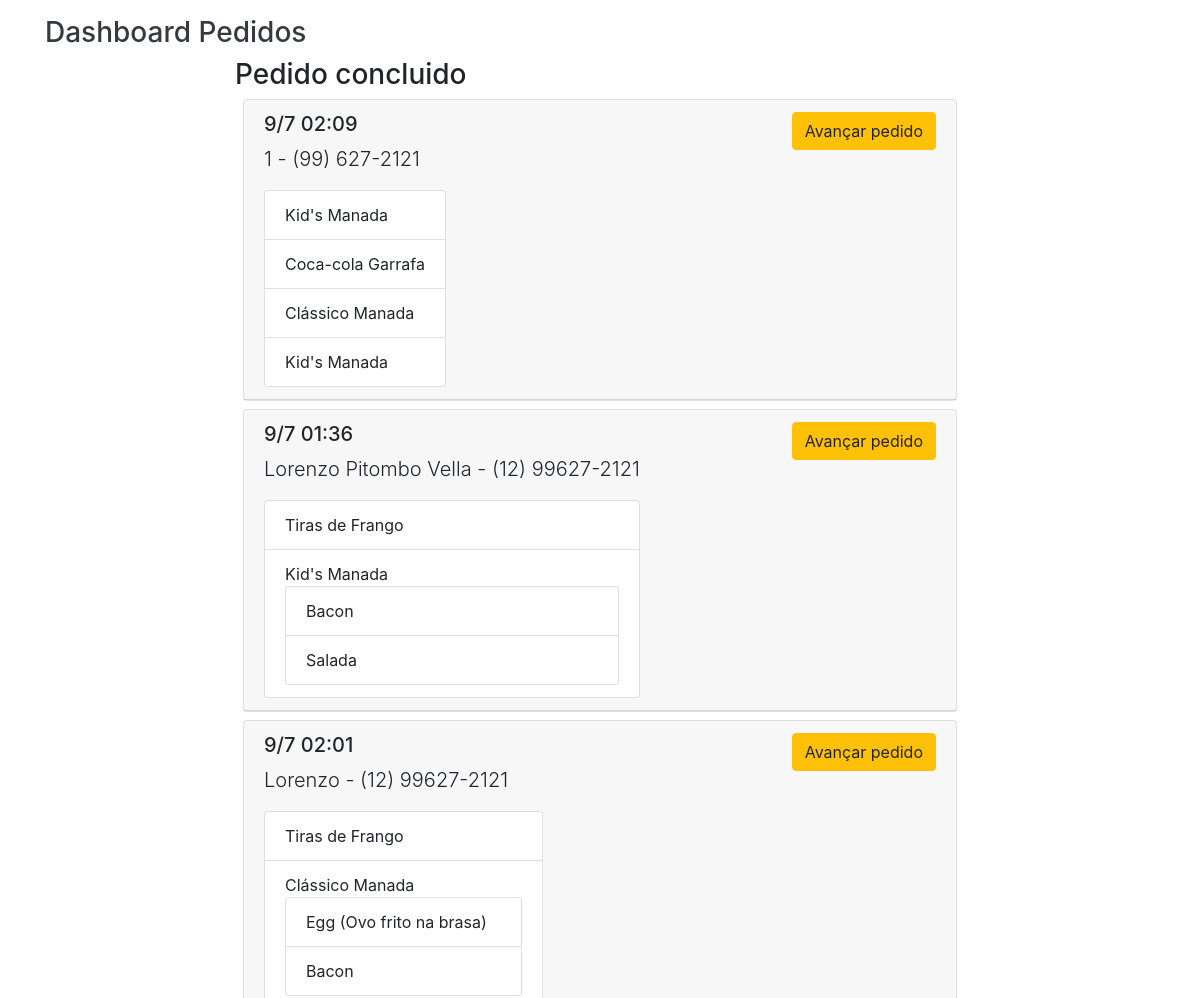
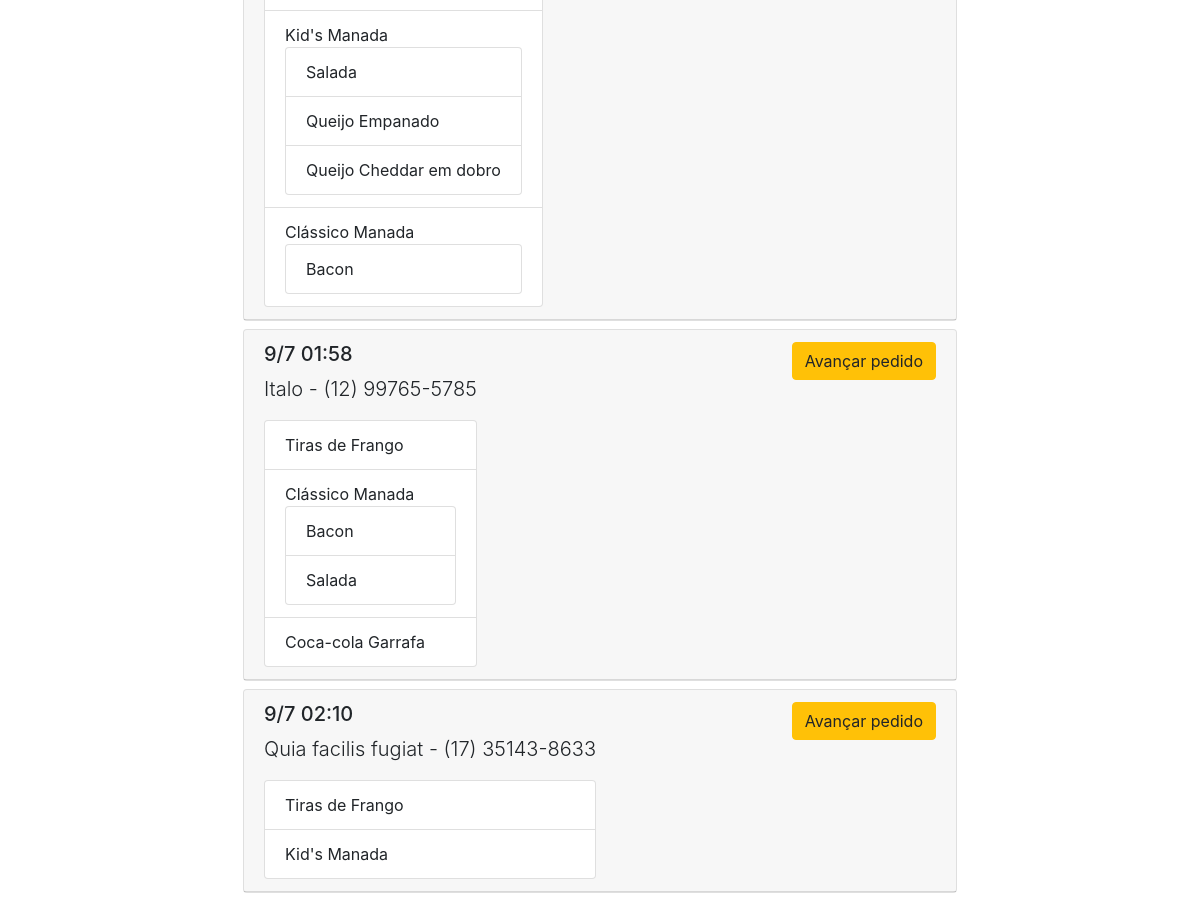
The page /pedidos/pedidos/carrinho/ (signed in) on the database its author committed (2 pictures, top to bottom).
### Manada/pedidos/models.py (models this page shows, shortened)
class carrinho(models.Model):
    statusDoCarrinho = [("0","Pedido não-concluido pelo cliente"),("1","Pedido enviado ao restaurante"),("2","Pedido em preparo"),("3","Pedido concluido")]
    telefone = models.CharField(max_length=30)
    created = models.DateTimeField(auto_now_add=True, editable=False)
    last_updated = models.DateTimeField(auto_now=True, editable=False)
    nome = models.CharField(max_length=50)
    status = models.CharField(max_length=30, choices = statusDoCarrinho, default="0")
    class Meta:
        pass
    def __str__(self):
        return str(self.pk)

class itemDoCarrinho(models.Model):
    referenciaOpcionais = models.ManyToManyField(opcionais, related_name='itemdocarrinho')
    referenciaCardapio = models.ForeignKey("pedidos.cardapio", on_delete=models.CASCADE, related_name = 'item')
    referenciaCarrinho = models.ForeignKey("pedidos.carrinho", on_delete=models.CASCADE, related_name='item')
    last_updated = models.DateTimeField(auto_now=True, editable=False)
    created = models.DateTimeField(auto_now_add=True, editable=False)
    class Meta:
        pass

class cardapio(models.Model):
    tiposDoCardapio = (("Lanches","Lanches"), ("Bebidas","Bebidas"),("Porções","Porções"))
    last_updated = models.DateTimeField(auto_now=True, editable=False)
    preco = models.DecimalField(decimal_places=2, max_digits=5)
    nome = models.CharField(max_length=100)
    created = models.DateTimeField(auto_now_add=True, editable=False)
    tipoDoItem = models.CharField(max_length=30, choices = tiposDoCardapio)
    descricao = models.CharField(max_length=250)
    imagem = models.URLField(blank= True)
    class Meta:
        pass

class opcionais(models.Model):
    tiposDoCardapio = (("Lanches","Lanches"), ("Bebidas","Bebidas"),("Porções","Porções"))
    last_updated = models.DateTimeField(auto_now=True, editable=False)
    created = models.DateTimeField(auto_now_add=True, editable=False)
    nome = models.CharField(max_length=100)
    preco = models.DecimalField(decimal_places=2, max_digits=5)
    tipoDoItem = models.CharField(max_length=30, choices = tiposDoCardapio)
    class Meta:
        pass

### Manada/pedidos/views.py (the view)
# urls.py: path("pedidos/carrinho/", staff_member_required(views.carrinhoListView.as_view()), name="pedidos_carrinho_list"),
class carrinhoListView(generic.ListView):
    model = models.carrinho
    form_class = forms.carrinhoForm
    def get_queryset(self):
        return self.model.objects.exclude(status="0")

### Manada/templates/pedidos/carrinho_list.html
{% extends "base.html" %}
{% block content %}
<div class="container">
  <div class="row">
    <div class="col-md-12">
      <div class="row mt-3">
        <div class="col-md-8">
          <h3>
            <div class="text-decoration-none text-dark">Dashboard Pedidos</div>
          </h3>
        </div>
      </div>
    </div>
  </div>
	<div class="row">
		<div class="col-md-8 mx-auto">
    {% for obj in object_list|dictsort:"status" %}
      {% ifchanged %}
      <h3>{{obj.get_status_display}}</h3>
      {% endifchanged %}
      <div class="card m-2">
        <div class="card-header">
          <div class="d-flex float-right">
            <div><a href="{% url 'pedidos_carrinho_status' obj %}" class="btn btn-warning">Avançar pedido</a></div>
          </div>
          <div class="d-flex flex-column float-left">
            <div class="d-flex align-items-start flex-column">
              <h5>{{obj.last_updated|date:"j/n H:i"}}</h5>
              <p class="lead">{{obj.nome}} - {{obj.telefone}}</p>
            </div>
            <ul class="list-group">
              {% for item in obj.item.all  %}
                <li class="list-group-item">{{item.referenciaCardapio.nome}}
                {% if item.referenciaOpcionais %}
                  <ul class="list-group">
                    {% for opt in item.referenciaOpcionais.all  %}
                      <li class="list-group-item">{{opt.nome}}</li>
                    {% endfor %}
                  </ul>
                  </li>
                {% else %}
                  </li>
                {% endif %}
              {% endfor %}
            </ul>
          </div>
        </div>
      </div>
    {% endfor %}
		</div>
	</div>
</div>
{% endblock %}

### rows shown on the page
carrinho: status "Pedido concluido", last_updated "9/7 02:09", nome "1", telefone "(99) 627-2121"
itemDoCarrinho: referenciaCardapio.nome "Kid's Manada"
itemDoCarrinho: referenciaCardapio.nome "Coca-cola Garrafa"
itemDoCarrinho: referenciaCardapio.nome "Clássico Manada"
itemDoCarrinho: referenciaCardapio.nome "Kid's Manada"
carrinho: last_updated "9/7 01:36", nome "Lorenzo Pitombo Vella", telefone "(12) 99627-2121"
itemDoCarrinho: referenciaCardapio.nome "Tiras de Frango"
itemDoCarrinho: referenciaCardapio.nome "Kid's Manada"
opcionais: nome "Bacon"
opcionais: nome "Salada"
carrinho: last_updated "9/7 02:01", nome "Lorenzo", telefone "(12) 99627-2121"
itemDoCarrinho: referenciaCardapio.nome "Tiras de Frango"
itemDoCarrinho: referenciaCardapio.nome "Clássico Manada"
opcionais: nome "Egg (Ovo frito na brasa)"
itemDoCarrinho: referenciaCardapio.nome "Kid's Manada"
opcionais: nome "Queijo Empanado"
opcionais: nome "Queijo Cheddar em dobro"
itemDoCarrinho: referenciaCardapio.nome "Clássico Manada"
carrinho: last_updated "9/7 01:58", nome "Italo", telefone "(12) 99765-5785"
itemDoCarrinho: referenciaCardapio.nome "Tiras de Frango"
itemDoCarrinho: referenciaCardapio.nome "Clássico Manada"
itemDoCarrinho: referenciaCardapio.nome "Coca-cola Garrafa"
carrinho: last_updated "9/7 02:10", nome "Quia facilis fugiat", telefone "(17) 35143-8633"
itemDoCarrinho: referenciaCardapio.nome "Tiras de Frango"
itemDoCarrinho: referenciaCardapio.nome "Kid's Manada"
